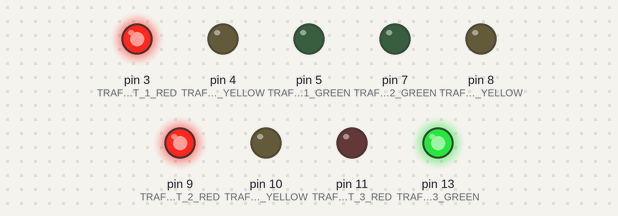
Simulated run of this sketch. Board: Arduino Uno, built with avr-gcc and run on an emulated ATmega328P. Shown: output pins drawn as LEDs (lit = HIGH).

Above: at 1.5 s.
At 4.5 s:
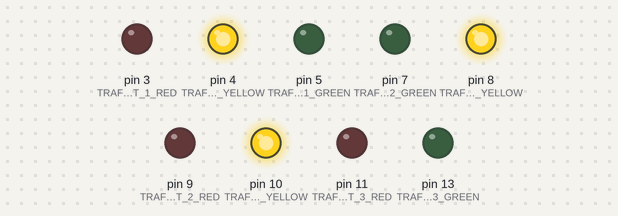
At 7.5 s:
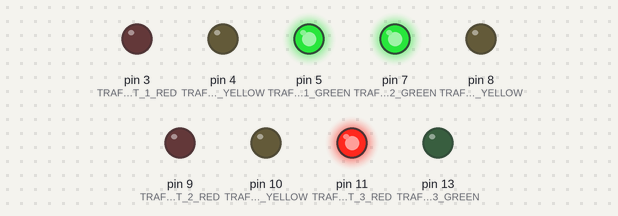
Timing chart, 0 to 11.7 s (numbered marks = the images above):
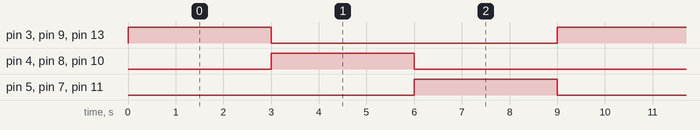

Measured:
- by itself, pin 3 (TRAFFIC_LIGHT_1_RED), pin 4 (TRAFFIC_LIGHT_1_YELLOW), pin 5 (TRAFFIC_LIGHT_1_GREEN), pin 7 (TRAFFIC_LIGHT_2_GREEN), pin 8 (TRAFFIC_LIGHT_2_YELLOW), pin 9 (TRAFFIC_LIGHT_2_RED), pin 10 (TRAFFIC_LIGHT_3_YELLOW), pin 11 (TRAFFIC_LIGHT_3_RED), pin 13 (TRAFFIC_LIGHT_3_GREEN): alternates HIGH for 3.0 s and LOW for 6.0 s
- by itself, everything shown: repeats every 9.0 s, in 4 steps

The sketch:

solution.ino
```cpp
//Объявление макросов для пинов управления светофорами
#define TRAFFIC_LIGHT_1_RED 3
#define TRAFFIC_LIGHT_1_YELLOW 4
#define TRAFFIC_LIGHT_1_GREEN 5
#define TRAFFIC_LIGHT_2_RED 9
#define TRAFFIC_LIGHT_2_YELLOW 8
#define TRAFFIC_LIGHT_2_GREEN 7
#define TRAFFIC_LIGHT_3_RED 11
#define TRAFFIC_LIGHT_3_YELLOW 10
#define TRAFFIC_LIGHT_3_GREEN 13


void setup()
{
  //Установка режима работы пинов контроллера на выход
  pinMode(TRAFFIC_LIGHT_1_RED, OUTPUT);
  pinMode(TRAFFIC_LIGHT_1_YELLOW, OUTPUT);
  pinMode(TRAFFIC_LIGHT_1_GREEN, OUTPUT);
  pinMode(TRAFFIC_LIGHT_2_RED, OUTPUT);
  pinMode(TRAFFIC_LIGHT_2_YELLOW, OUTPUT);
  pinMode(TRAFFIC_LIGHT_2_GREEN, OUTPUT);
  pinMode(TRAFFIC_LIGHT_3_RED, OUTPUT);
  pinMode(TRAFFIC_LIGHT_3_YELLOW, OUTPUT);
  pinMode(TRAFFIC_LIGHT_3_GREEN, OUTPUT);
}

void loop()
{
  //Первый шаг
  digitalWrite(TRAFFIC_LIGHT_1_RED, HIGH);
  digitalWrite(TRAFFIC_LIGHT_2_RED, HIGH);
  digitalWrite(TRAFFIC_LIGHT_3_GREEN, HIGH);
  delay(3000);
  //Выключение первого шага
  digitalWrite(TRAFFIC_LIGHT_1_RED, LOW);
  digitalWrite(TRAFFIC_LIGHT_2_RED, LOW);
  digitalWrite(TRAFFIC_LIGHT_3_GREEN, LOW);

  //Второй шаг
  digitalWrite(TRAFFIC_LIGHT_1_YELLOW, HIGH);
  digitalWrite(TRAFFIC_LIGHT_2_YELLOW, HIGH);
  digitalWrite(TRAFFIC_LIGHT_3_YELLOW, HIGH);
  delay(3000);
  //Выключение второго шага
  digitalWrite(TRAFFIC_LIGHT_1_YELLOW, LOW);
  digitalWrite(TRAFFIC_LIGHT_2_YELLOW, LOW);
  digitalWrite(TRAFFIC_LIGHT_3_YELLOW, LOW);

  //Третий шаг
  digitalWrite(TRAFFIC_LIGHT_1_GREEN, HIGH);
  digitalWrite(TRAFFIC_LIGHT_2_GREEN, HIGH);
  digitalWrite(TRAFFIC_LIGHT_3_RED, HIGH);
  delay(3000);
  //Выключение третьего шага
  digitalWrite(TRAFFIC_LIGHT_1_GREEN, LOW);
  digitalWrite(TRAFFIC_LIGHT_2_GREEN, LOW);
  digitalWrite(TRAFFIC_LIGHT_3_RED, LOW);
}
```
